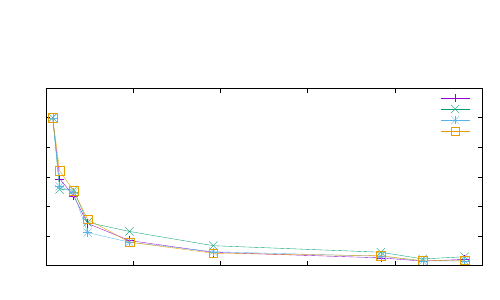

Reproduce this figure in gnuplot.
set terminal cairolatex color
set output 'group003-gnuplottex-fig9.tex'
#set key at 15.8,41
set size 1.0,0.75
unset log
unset label
#set xtic auto offset 0,-0.5 font ",10"
#set ytic 25 font ",10"
#Set Info
set xlabel "Number of Threads"
#set xlabel offset 0,-0.5
set ylabel "Weak Scaling"
#set ylabel offset -1.25,0
#set xr [0.0:16.0]
set yr [0.0:1.2]
plot "./benchmarking/blocked_phi/weak/p025weak.txt" u 1:(13.64914/$2) t 'p = 0.025' w linespoints, \
"./benchmarking/blocked_phi/weak/p05weak.txt" u 1:(13.99326205/$2) t 'p = 0.050' w lp, \
"./benchmarking/blocked_phi/weak/p10weak.txt" u 1:(9.705235004/$2) t 'p = 0.100' w lp, \
"./benchmarking/blocked_phi/weak/p30weak.txt" u 1:(10.184929132/$2) t 'p = 0.300' w lp
